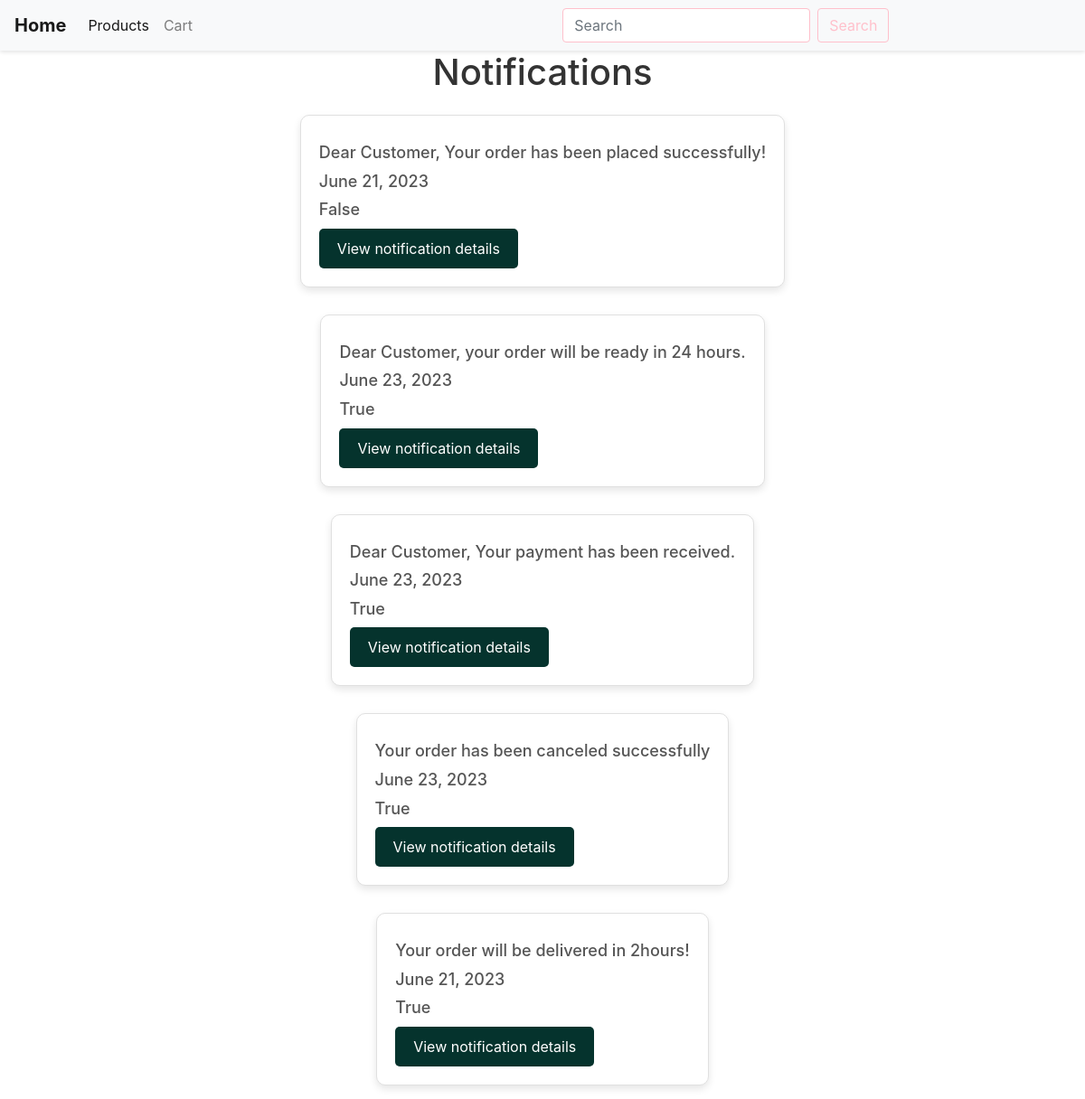
The app's page /notifications/notification/list with its own data.
### notifications/models.py (models this page shows)
class Notification(models.Model):
    message = models.TextField()
    date = models.DateField()
    notification_type = models.BooleanField()

### notifications/views.py (the view)
# urls.py: path("notification/list", notification_list, name="notification_list_view"),
def notification_list(request):
    notifications = Notification.objects.all()
    return render(request, "notification/notification_list.html", {"notifications": notifications})

### templates/notification/notification_list.html (shortened to what this page needs)
<!DOCTYPE html>
<html lang="en">
<head>
</head>
<body>
    {% include "navbar.html" %}
    <h1>Notifications</h1>
    <div class="notification-container">
        {% for notification in notifications %}
        <div class="notification">
            <h3>{{notification.message}}</h3>
            <h3>{{notification.date}}</h3>
            <h3>{{notification.notification_type}}</h3>
            <a href="{% url 'notification_details_view' id=notification.id %}">  <button>View notification details</button> </a>
        </div>
        {% endfor %}
    </div>
</body>
</html>

### templates/notification/notification_list.html (style rules this page uses)
body { font-family: 'Segoe UI', Arial, sans-serif; margin: 0; padding: 0; background-color: #f5f5f5; }
h1 { text-align: center; margin: 40px 0; font-size: 28px; color: #333; }
.notification-container { display: flex; flex-direction: column; align-items: center; }
.notification { border: 1px solid #e0e0e0; padding: 20px; margin: 15px; border-radius: 10px; box-shadow: 0 4px 8px rgba(0, 0, 0, 0.1); background-color: #fff; transition: transform 0.3s, box-shadow 0.3s; }
.notification h3 { margin: 10px 0; font-size: 18px; color: #555; }
.notification a { text-decoration: none; color: #007bff; margin-right: 15px; transition: color 0.3s; }
.notification button { background-color: #05332d; color: #fff; border: none; padding: 10px 20px; border-radius: 5px; cursor: pointer; transition: background-color 0.3s; }

### records on screen
Notification: message "Dear Customer, Your order has been placed successfully!", date "June 21, 2023", notification_type "False"
Notification: message "Dear Customer, your order will be ready in 24 hours.", date "June 23, 2023", notification_type "True"
Notification: message "Dear Customer, Your payment has been received.", date "June 23, 2023", notification_type "True"
Notification: message "Your order has been canceled successfully", date "June 23, 2023", notification_type "True"
Notification: message "Your order will be delivered in 2hours!", date "June 21, 2023", notification_type "True"
